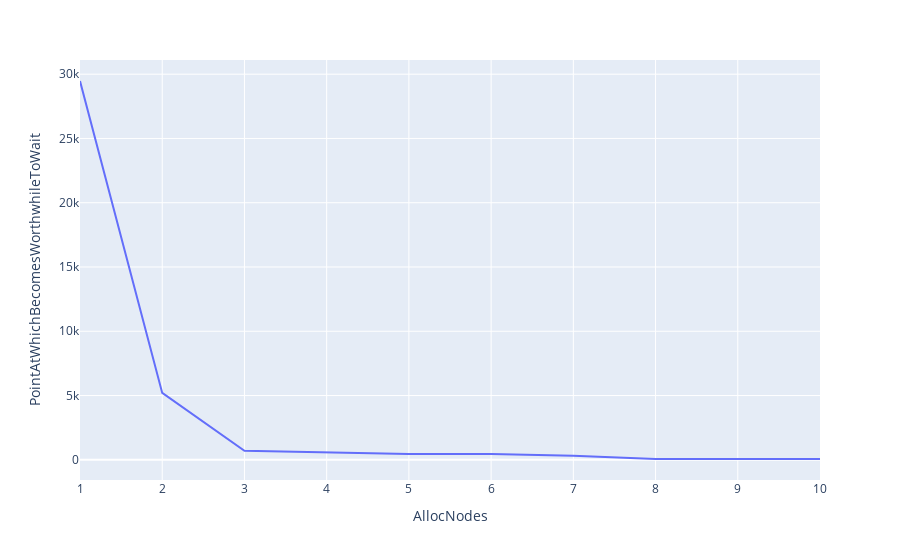

Source (notebook cell):
### Code cell
df_agg["LengthOfJobAtWhichItBecomesMoreTimeEfficientToSpecifyNode"]=df_agg.apply(lambda row: (row["Speedup"]*row["QueueTime_s"])/(row["Speedup"]-1), axis=1)
fig2 = px.line(df_agg[df_agg["AllocCPUS"]==72], x="AllocNodes", y="PointAtWhichBecomesWorthwhileToWait", hover_data={"Hyperthreading":False,"AllocCPUS":False,"AllocNodes":False,"CpuEfficiency":":.0%","MaxRSS":":.2s%"})
fig2.show()

### Figure 1 — Plotly figure (JSON) as saved in the notebook; plotly's stock layout.template omitted (floating-point values rounded to 4 significant figures)
{"data": [{"customdata": [[true, 72, 1, 297.5, 0.2057, 2969582000], [true, 72, 2, 243, 0.2518, 369072000], [true, 72, 3, 225, 0.272, 367452000], [true, 72, 4, 216, 0.2833, 368700000], [true, 72, 5, 272, 0.225, 356784000], [true, 72, 6, 238, 0.2571, 367596000], [true, 72, 7, 229, 0.2672, 368724000], [true, 72, 8, 259, 0.2363, 367792000], [true, 72, 9, 280, 0.2186, 355704000], [true, 72, 10, 233, 0.2626, 368752000]], "hovertemplate": "PointAtWhichBecomesWorthwhileToWait=%{y}<br>Elapsed_s=%{customdata[3]:4.s}<br>CpuEfficiency=%{customdata[4]:.0%}<br>MaxRSS=%{customdata[5]:.2s%}<extra></extra>", "legendgroup": "", "line": {"color": "#636efa", "dash": "solid"}, "mode": "lines", "name": "", "orientation": "v", "showlegend": false, "type": "scatter", "x": [1, 2, 3, 4, 5, 6, 7, 8, 9, 10], "xaxis": "x", "y": [29470.0, 5207.0, 695.5, 567.8, 447.6, 444.0, 316.4, 63.75, 64.07, 63.35], "yaxis": "y"}], "layout": {"autosize": true, "legend": {"tracegroupgap": 0}, "margin": {"t": 60}, "xaxis": {"anchor": "y", "autorange": true, "domain": [0, 1], "range": [1, 10], "title": {"text": "AllocNodes"}, "type": "linear"}, "yaxis": {"anchor": "x", "autorange": true, "domain": [0, 1], "range": [-1570.0, 31100.0], "title": {"text": "PointAtWhichBecomesWorthwhileToWait"}, "type": "linear"}}}
